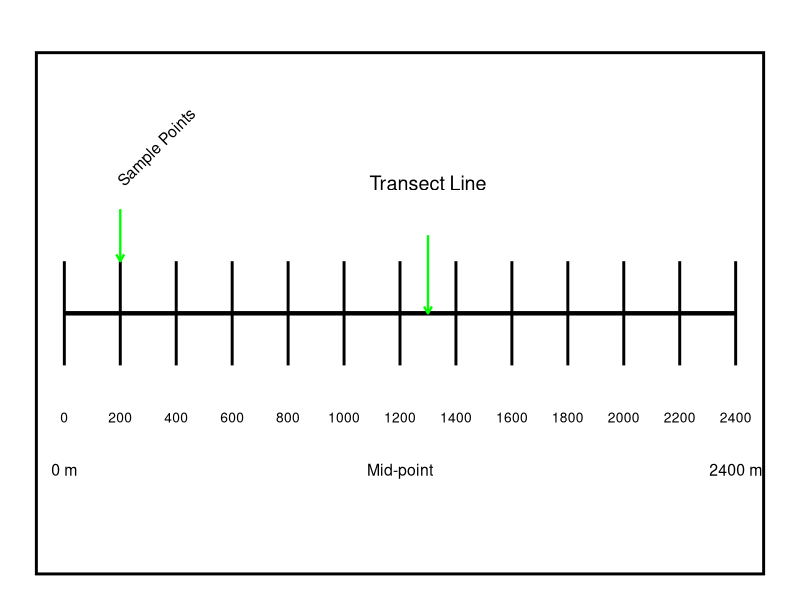
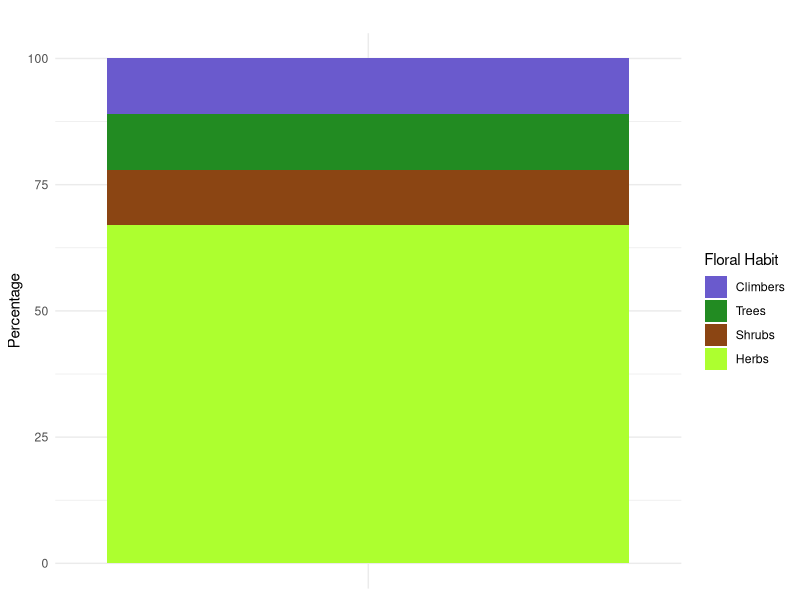

Source code (R) for these figures, in order:
## ---- chunk 1
library(ggplot2)

# Define parameters for the transect
start <- 0         
end <- 2400        
spacing <- 200     
mid_point <- 1300  

# Data for labels at intervals along the transect
interval_labels <- data.frame(
  x = seq(start, end, by = spacing),
  y = rep(-0.4, length(seq(start, end, by = spacing))), # Position below the transect
  text = seq(start, end, by = spacing) # Numbers at intervals
)

# Data for key labels (start, midpoint, end)
labels <- data.frame(
  x = c(start, (start + end) / 2, end),
  y = c(0, 0, 0),
  text = c("0 m", "Mid-point", "2400 m")
)

# Create the plot
  ggplot() +
  # Draw the transect line
  geom_segment(aes(x = start, xend = end, y = 0, yend = 0), size = 1.5) +
  
  # Add sample points (tick marks)
  geom_segment(aes(x = seq(start, end, by = spacing), 
                   xend = seq(start, end, by = spacing), 
                   y = -0.2, yend = 0.2), size = 1) +
  
  # Add labels at intervals
  geom_text(data = interval_labels, aes(x = x, y = y, label = text), size = 3.5) +
  
  # Add labels for start, mid-point, and end
  geom_text(data = labels, aes(x = x, y = -0.6, label = text), size = 4) +
  
  # Arrow and label for "Transect Line" (placed at 1300 m, green color)
  geom_segment(aes(x = mid_point, xend = mid_point, y = 0.3, yend = 0), 
               arrow = arrow(length = unit(0.2, "cm")), size = 0.8, color = "green") +
  annotate("text", x = mid_point, y = 0.5, label = "Transect Line", size = 5) +
  
  # Shortened arrow and label for "Sample Points" (diagonally, green color)
  geom_segment(aes(x = start + spacing, xend = start + spacing, y = 0.4, yend = 0.2), 
               arrow = arrow(length = unit(0.2, "cm")), size = 0.8, color = "green") +
  annotate("text", x = start + spacing, y = 0.5, label = "Sample Points", size = 4, 
           angle = 45, hjust = 0) +
  
  # Box around the diagram
  annotate("rect", xmin = start - 100, xmax = end + 100, ymin = -1, ymax = 1, 
           color = "black", fill = NA, size = 1) +
  
  # Minimalist theme
  theme_void() +
  labs(title = " ") +
  theme(plot.title = element_text(hjust = 0.5, size = 14, face = "bold"))


## ---- chunk 2
# Load required library
library(ggplot2)

# Define the data
data <- data.frame(
  Habit = factor(c("Trees", "Shrubs", "Herbs", "Climbers"), 
                 levels = rev(c("Herbs", "Shrubs", "Trees", "Climbers"))), # Reverse order so Herbs is at the base
  Percentage = c(11, 11, 67, 11)
)

# Define custom colors
colors <- c("Herbs" = "#ADFF2F", "Shrubs" = "#8B4513", 
            "Trees" = "#228B22", "Climbers" = "#6A5ACD")

# Create a stacked bar plot
ggplot(data, aes(x = "", y = Percentage, fill = Habit)) +
  geom_bar(stat = "identity", width = 1) +  # Stacked bar
  scale_fill_manual(values = colors) +  # Apply custom colors
  labs(x = NULL, y = "Percentage", fill = "Floral Habit") +
  ggtitle(" ") +
  theme_minimal() +
  theme(axis.text.x = element_blank(),  # Hide x-axis text
        axis.ticks.x = element_blank()) # Hide x-axis ticks

